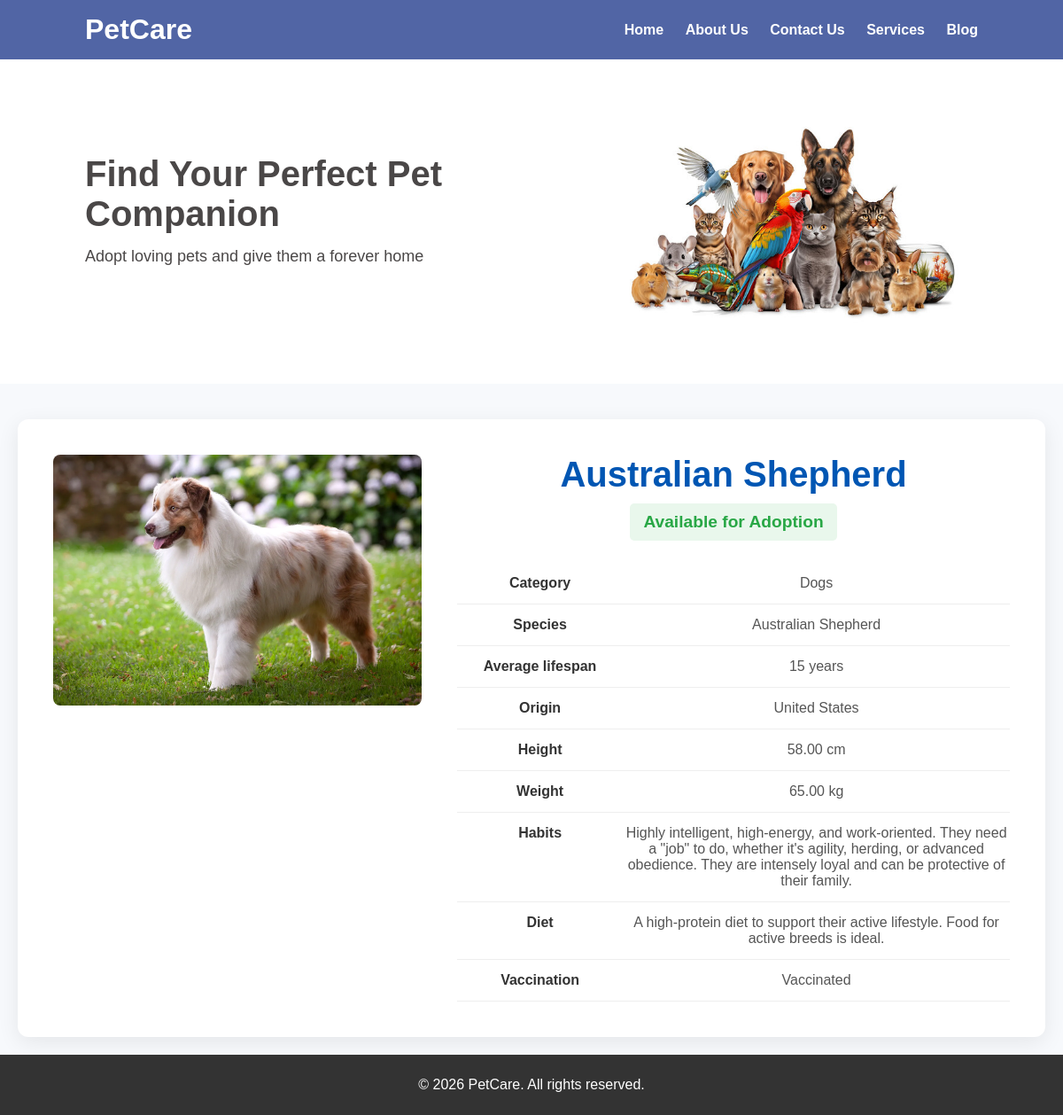
The page /pet/8/ on the database its author committed.
### petapp/models.py (models this page shows, shortened)
class Pet(models.Model):
    name = models.CharField(max_length=100)
    image = models.ImageField(upload_to='pet_images/', help_text="Image of the pet")
    is_available = models.BooleanField(default=True, help_text="Is this pet available for adoption?")
    category = models.ForeignKey(Category, on_delete=models.CASCADE, related_name="pets")
    species = models.CharField(max_length=100, help_text="e.g., Golden Retriever, Siamese")
    average_lifespan = models.PositiveIntegerField(help_text="Age in years")
    origin = models.CharField(max_length=100, blank=True)
    height = models.DecimalField(max_digits=5, decimal_places=2, help_text="Height in cm", blank=True, null=True)
    weight = models.DecimalField(max_digits=5, decimal_places=2, help_text="Weight in kg", blank=True, null=True)
    habitual_status = models.TextField(blank=True, help_text="Describe the pet's habits")
    foods = models.TextField(blank=True, help_text="Describe the pet's diet")
    vaccination = models.TextField(blank=True, help_text="Vaccination status and history")

class Category(models.Model):
    name = models.CharField(max_length=100, unique=True)
    image = models.ImageField(upload_to='category_images/', help_text="Image for the category card")
    description = models.TextField(help_text="A short article about this category.")
    class Meta:
        verbose_name_plural = "Categories" # Fixes the admin panel's pluralization

### petapp/views.py (the view)
# urls.py: path('pet/<int:pet_id>/', views.pet_detail_view, name='pet_detail'),
def pet_detail_view(request, pet_id):
    pet = get_object_or_404(Pet, id=pet_id)
    context = {
        'pet': pet,
    }
    return render(request, 'pet_detail.html', context)

### petapp/templates/pet_detail.html (shortened to what this page needs)
{% extends "base.html" %}
{% load static %}
{% block content %}
<div class="container">
    <div class="pet-detail-layout">
        <div class="pet-detail-image">
            <img src="{{ pet.image.url }}" alt="Photo of {{ pet.name }}">
        </div>
        <div class="pet-detail-info">
            <h1>{{ pet.name }}</h1>
            {% if pet.is_available %}
                <p class="availability available">Available for Adoption</p>
            {% else %}
                <p class="availability unavailable">Already Adopted</p>
            {% endif %}
            <table class="pet-detail-table">
                <tr>
                    <td>Category</td>
                    <td>{{ pet.category.name }}</td>
                </tr>
                <tr>
                    <td>Species</td>
                    <td>{{ pet.species }}</td>
                </tr>
                <tr>
                    <td>Average lifespan</td>
                    <td>{{ pet.average_lifespan }} years</td>
                </tr>
                <tr>
                    <td>Origin</td>
                    <td>{{ pet.origin|default:"N/A" }}</td>
                </tr>
                <tr>
                    <td>Height</td>
                    <td>{{ pet.height|default:"N/A" }} cm</td>
                </tr>
                <tr>
                    <td>Weight</td>
                    <td>{{ pet.weight|default:"N/A" }} kg</td>
                </tr>
                <tr>
                    <td>Habits</td>
                    <td>{{ pet.habitual_status|linebreaksbr|default:"N/A" }}</td>
                </tr>
                <tr>
                    <td>Diet</td>
                    <td>{{ pet.foods|linebreaksbr|default:"N/A" }}</td>
                </tr>
                <tr>
                    <td>Vaccination</td>
                    <td>{{ pet.vaccination|linebreaksbr|default:"N/A" }}</td>
                </tr>
            </table>
        </div>
    </div>
</div>
{% endblock %}

### static/css/style.css (style rules this page uses)
* { margin: 0; padding: 0; box-sizing: border-box; font-family: Arial, Helvetica, sans-serif; }
body { background-color: #f7f9fc; color: #4a4747; }
.container { text-align: center; max-width: 1200px; margin: 20px auto; padding: 0 20px; }
.container { max-width: 1200px; margin: 20px auto; padding: 0 20px; }
.pet-detail-layout { display: grid; grid-template-columns: 1fr 1.5fr; gap: 40px; background-color: #fff; padding: 40px; border-radius: 12px; box-shadow: 0 6px 25px rgba(0, 0, 0, 0.08); margin-top: 40px; }
.pet-detail-image img { width: 100%; height: auto; border-radius: 8px; object-fit: cover; }
.pet-detail-info h1 { margin-top: 0; font-size: 2.5em; color: #0056b3; }
.pet-detail-info .availability { font-size: 1.2em; font-weight: bold; padding: 10px 15px; border-radius: 5px; display: inline-block; margin-top: 10px; margin-bottom: 25px; }
.pet-detail-info .available { color: #28a745; background-color: #e9f7ec; }
.pet-detail-table { width: 100%; border-collapse: collapse; }
.pet-detail-table td { padding: 14px 0; border-bottom: 1px solid #eee; vertical-align: top; }
.pet-detail-table td:first-child { font-weight: bold; color: #333; width: 30%; }
.pet-detail-table td:last-child { color: #555; }

### rows shown on the page
Pet: image (picture), name "Australian Shepherd", category.name "Dogs", species "Australian Shepherd", average_lifespan "15", origin "United States", height "58.00", weight "65.00", habitual_status "Highly intelligent, high-energy, and work-oriented. They need a \"job\" to do, whether it's agility, herding, or advanced obedience. They are intensely loyal and can be protective of their family.", foods "A high-protein diet to support their active lifestyle. Food for active breeds is ideal.", vaccination "Vaccinated"
